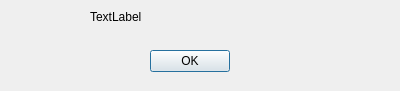
<?xml version="1.0" encoding="UTF-8"?>
<ui version="4.0">
 <class>PopUp</class>
 <widget class="QDialog" name="PopUp">
  <property name="geometry">
   <rect>
    <x>0</x>
    <y>0</y>
    <width>400</width>
    <height>91</height>
   </rect>
  </property>
  <property name="windowTitle">
   <string>Dialog</string>
  </property>
  <widget class="QLabel" name="popupText">
   <property name="geometry">
    <rect>
     <x>90</x>
     <y>10</y>
     <width>301</width>
     <height>41</height>
    </rect>
   </property>
   <property name="text">
    <string>TextLabel</string>
   </property>
   <property name="alignment">
    <set>Qt::AlignLeading|Qt::AlignLeft|Qt::AlignTop</set>
   </property>
   <property name="wordWrap">
    <bool>true</bool>
   </property>
  </widget>
  <widget class="QPushButton" name="popupButton">
   <property name="geometry">
    <rect>
     <x>150</x>
     <y>50</y>
     <width>80</width>
     <height>22</height>
    </rect>
   </property>
   <property name="text">
    <string>OK</string>
   </property>
  </widget>
  <widget class="QLabel" name="popupIcon">
   <property name="geometry">
    <rect>
     <x>10</x>
     <y>10</y>
     <width>61</width>
     <height>61</height>
    </rect>
   </property>
   <property name="text">
    <string/>
   </property>
  </widget>
 </widget>
 <resources/>
 <connections>
  <connection>
   <sender>popupButton</sender>
   <signal>clicked()</signal>
   <receiver>PopUp</receiver>
   <slot>close()</slot>
   <hints>
    <hint type="sourcelabel">
     <x>213</x>
     <y>73</y>
    </hint>
    <hint type="destinationlabel">
     <x>266</x>
     <y>51</y>
    </hint>
   </hints>
  </connection>
 </connections>
</ui>
